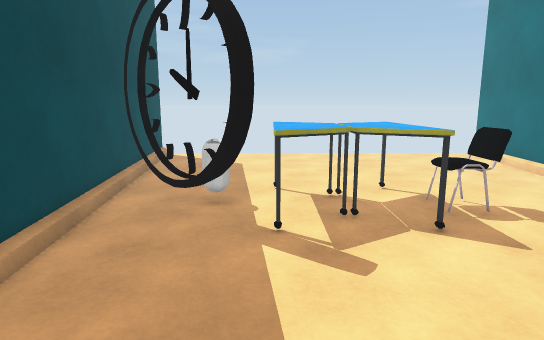
[1] (above)

13 first-person views from a walk through a scene from a Unity 3-D project. The camera is 1.4 m above the floor, tilts 10° down and sees 75° across. The floor is counted in squares, 0.5 m on a side. Each view is taken from the middle of a square. On the plan, view 1 faces up. The plan holds only what a view shows up to about 20 squares ahead; the rest is blank. The player is left out. Surface patterns are stand-ins for the level's own textures.

[2]
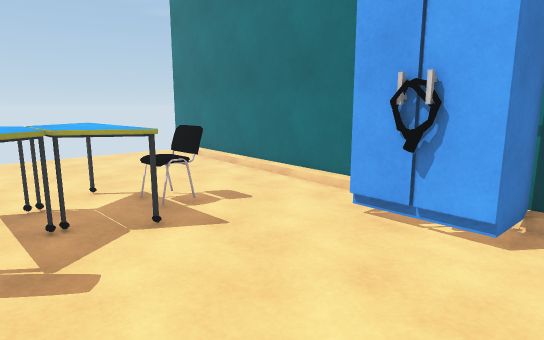

[3]
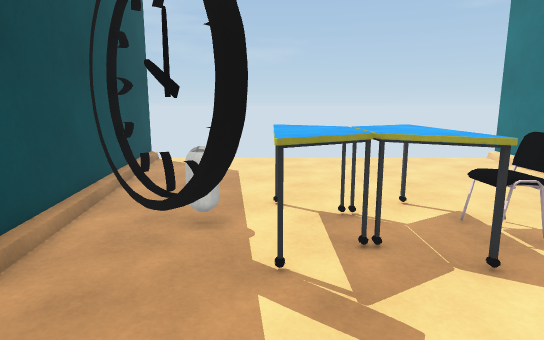

[4]
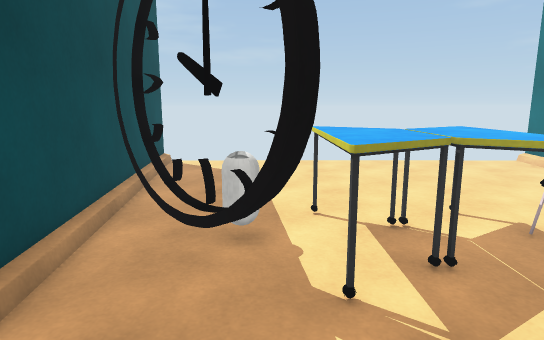

[5]
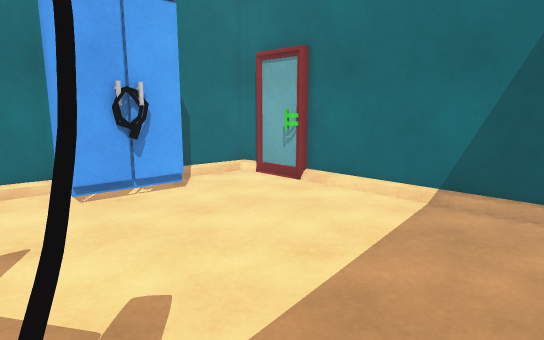

[6]
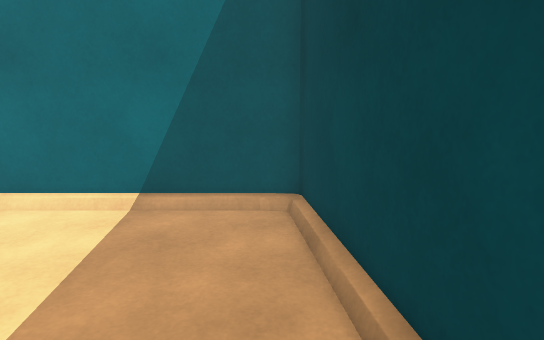

[7]
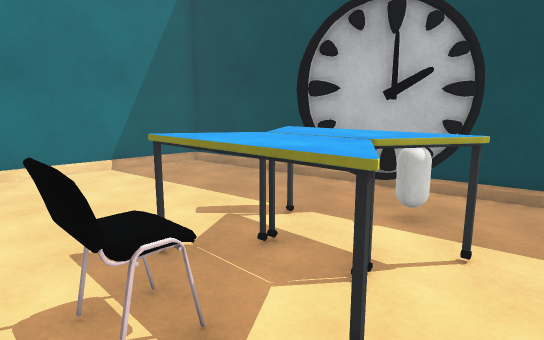

[8]
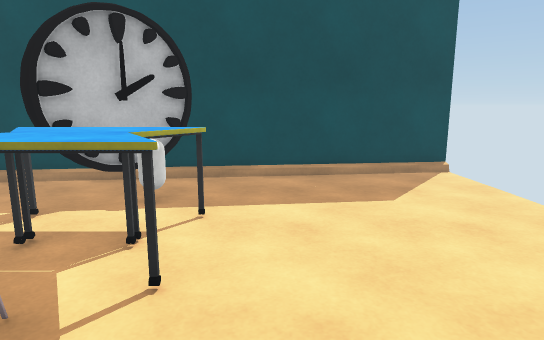

[9]
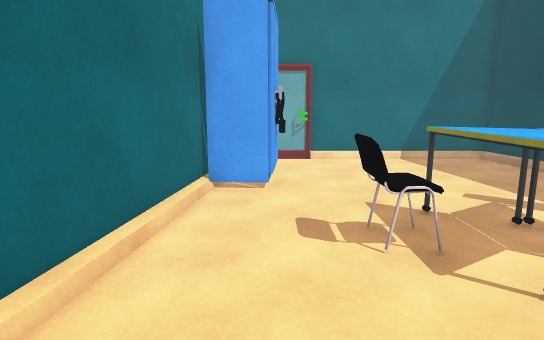

[10]
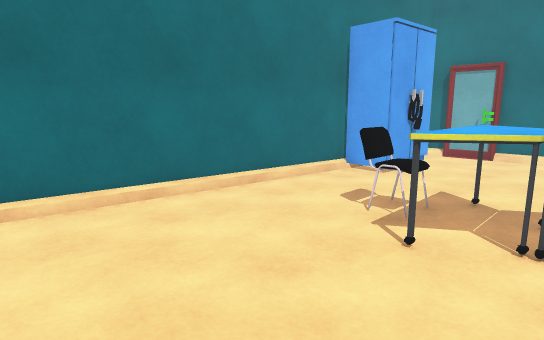

[11]
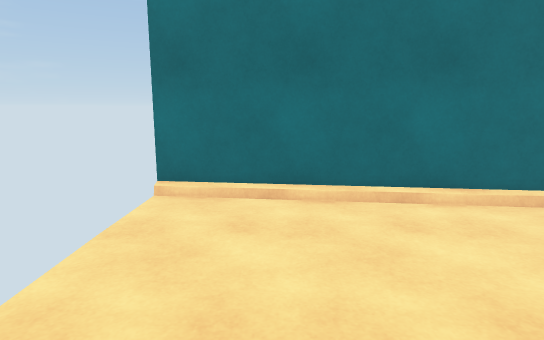

[12]
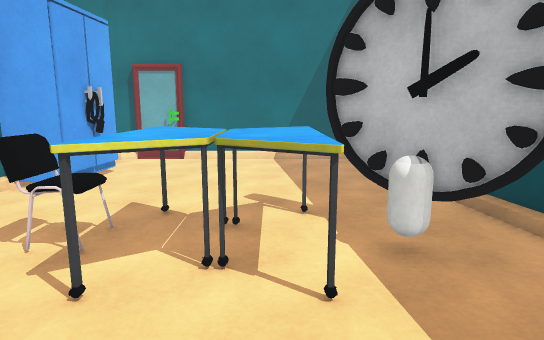

[13]
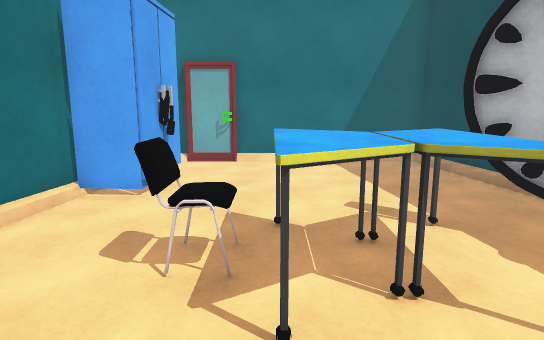

### Floor plan
Key: @ floor where view 1 was taken; # wall or solid block; . floor; C capsule; A cabinet; O other object.
Columns run from 6 left of view 1 to 12 right of it. Each row starts with its distance up from view 1.
 22                   #
 21 ..................#
 20 #.................#
 19 #.................#
 18 #.................#
 17 #.................#
 16 #.................#
 15 #.................#
 14 #................ #
 13 #................#
 12 # ....OO.OO......#
 11  #O.C.OOOOO......#
 10  #O#CCOOOOOOO....#
  9  #.##OOOOOOOO....#
  8  #..#OOO.OO......#
  7  #...O...........#
  6  #...............#
  5  #............####
  4  #............###
  3  ##...........A
  2   #...........##
  1   #............ #
  0   #...@.........#
 -1   #.............#
 -2   #.........#####
 -3   ############

Where each view was taken, in squares from view 1:
view 1: 0 up, 0 right, facing up
view 2: 0 up, 0 right, facing up-right
view 3: 2 up, 0 right, facing up
view 4: 3 up, 1 left, facing up
view 5: 8 up, 3 left, facing down-right
view 6: 7 up, 3 left, facing down
view 7: 14 up, 7 right, facing down-left
view 8: 14 up, 9 right, facing left
view 9: 17 up, 8 right, facing down
view 10: 19 up, 1 right, facing down-right
view 11: 18 up, 1 right, facing right
view 12: 17 up, 1 right, facing down
view 13: 16 up, 4 right, facing down
